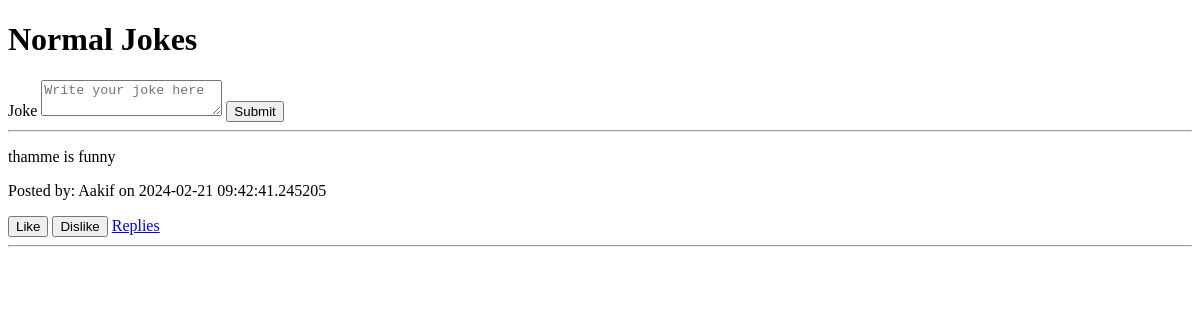
Page /normal_jokes on the earlier database version.
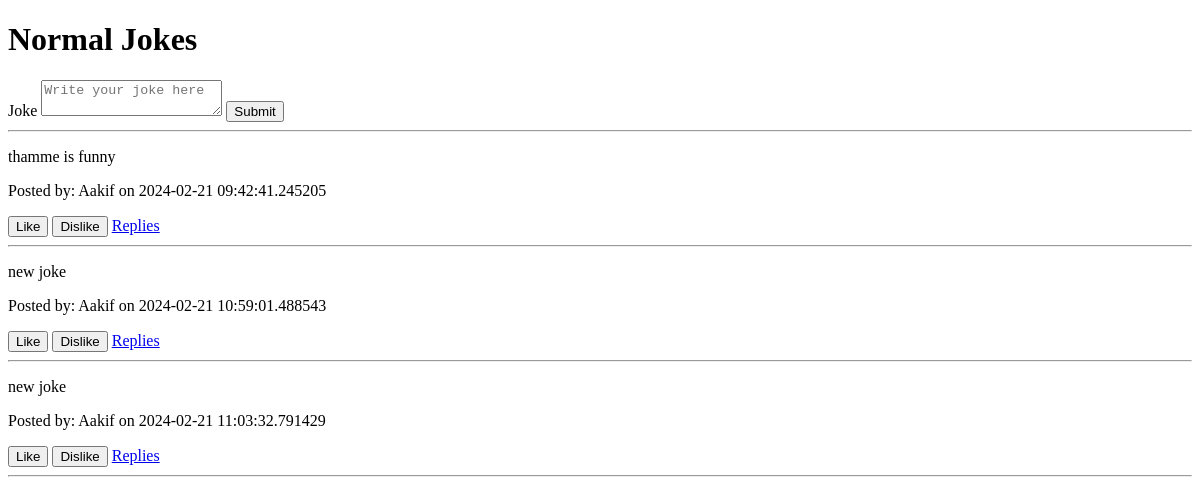
Same page on the later database version.
### app.py (models this page shows)
class NormalJoke(db.Model):
    id = db.Column(db.Integer, primary_key=True)
    user_id = db.Column(db.Integer, db.ForeignKey('user.id'), nullable=False)
    date = db.Column(db.DateTime, nullable=False, default=datetime.utcnow)
    joke = db.Column(db.Text, nullable=False)
    likes = db.Column(db.Integer, default=0)  # Add likes attribute here
    dislikes = db.Column(db.Integer, default=0)  # Add dislikes attribute here
    user = db.relationship('User', backref='normal_jokes')

class User(db.Model, UserMixin):
    id = db.Column(db.Integer, primary_key=True)
    username = db.Column(db.String(20), nullable=False, unique=True)
    email = db.Column(db.String(120), nullable=False, unique=True)
    password = db.Column(db.String(80), nullable=False)

### app.py (the view)
@app.route('/normal_jokes', methods=['GET', 'POST'])
def normal_jokes():
    form = NormalJokeForm()
    if form.validate_on_submit():
        new_joke = NormalJoke(user=current_user, joke=form.joke.data)
        db.session.add(new_joke)
        db.session.commit()
        return redirect(url_for('normal_jokes'))
    jokes = NormalJoke.query.all()
    return render_template('normal_jokes.html', form=form, jokes=jokes)

### app.py
class NormalJokeForm(FlaskForm):
    joke = TextAreaField('Joke', validators=[InputRequired()])
    submit = SubmitField('Submit')

### templates/normal_jokes.html (shortened to what this page needs)
{% extends 'layout.html' %}
{% block body %}
    <h1>Normal Jokes</h1>
    <form method="POST" action="">
        {{ form.joke.label }}
        {{ form.joke(class="form-control", placeholder="Write your joke here") }}
        {{ form.submit(class="btn btn-primary") }}
    </form>
    <hr>
    {% for joke in jokes %}
        <div>
            <p>{{ joke.joke }}</p>
            <p>Posted by: {{ joke.user.username }} on {{ joke.date }}</p>
            <form action="{{ url_for('like_joke', joke_id=joke.id) }}" method="post" style="display: inline;">
                <button type="submit" class="btn btn-primary">Like</button>
            </form>
            <form action="{{ url_for('dislike_joke', joke_id=joke.id) }}" method="post" style="display: inline;">
                <button type="submit" class="btn btn-danger">Dislike</button>
            </form>
            <a href="{{ url_for('reply_joke', joke_id=joke.id) }}" class="btn btn-info">Replies</a>
            <hr>
        </div>
    {% endfor %}
{% endblock body %}

### templates/layout.html (shortened to what this page needs)
<!DOCTYPE html>
<html lang="en">
<head>
</head>
<body>
    {% block body %}
    {% endblock body %}
</body>
</html>

Differences in the rows shown:
added NormalJoke: joke "new joke", user.username "Aakif", date "2024-02-21 10:59:01.488543"
added NormalJoke: joke "new joke", user.username "Aakif", date "2024-02-21 11:03:32.791429"
